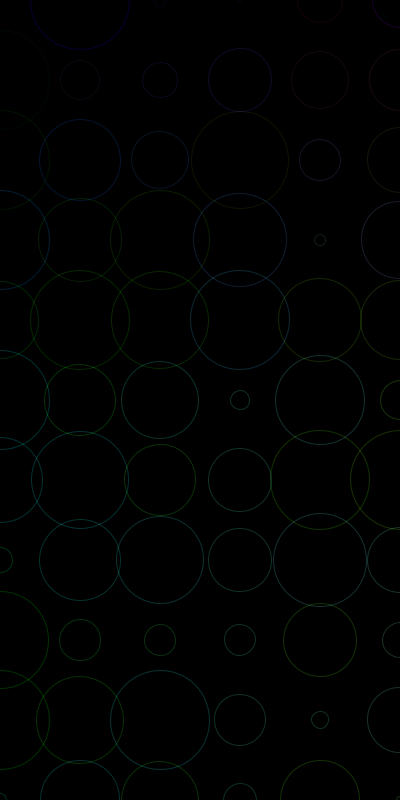
Frame 1 (no input)
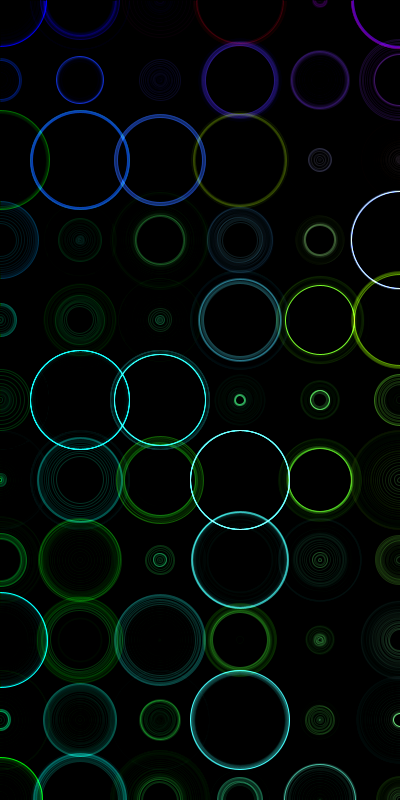
Frame 60 (the mouse pressed at the canvas centre just before this capture)
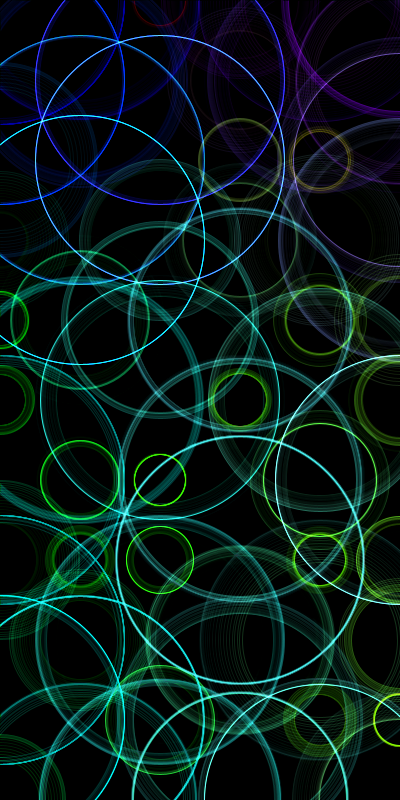
Frame 120 (the mouse held since frame 60 and released just before this capture)

The Processing sketch that drew these frames (run headless with seeded random() and noise(); from frame 60 on, the mouse is pressed at the canvas centre):

// Processing sketch: tworules
// ── tworules.pde
int gridSize = 80;
float diameter;

void setup(){
  size(400,800);
  // fullScreen();
  noiseSeed((long)random(9,424));
  colorMode(RGB, 255, 255, 255, 255);
  // noFill();
  frameRate(60);
  background(0);
}

void draw(){  
  blendMode(MULTIPLY);
  fill(0,0,0,20);
  rect(0,0,width,height);
  blendMode(ADD);
  // for (int i=-20; i<width+40; i=i+int(map(noise(1),0,1,30,50))){
  //   for (int j=0; j<height+40; j=j+int(map(noise(i),0,1,30,50))){
  for (int i=0; i<width+gridSize; i=i+gridSize){
    for (int j=0; j<height+gridSize; j=j+gridSize){
      diameter = 100*sin(noise(i,j,frameCount * 0.01)*TWO_PI);
      fill(color(0,0,0,80));
      stroke(color(map(i,0,height,0,255),map(j,0,width,0,255),map(diameter,-100,100,0,255),50));
      circle(i,j,diameter+(mouseX+mouseY)/4);
    }
  }
}
